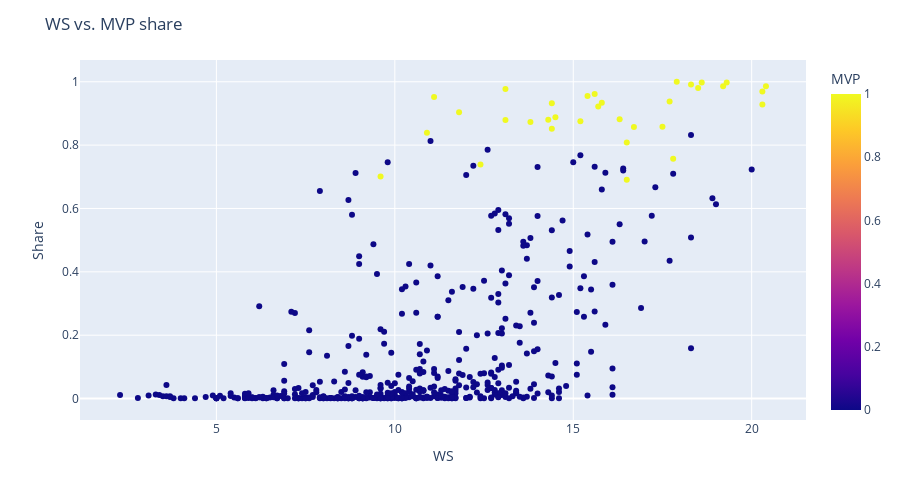
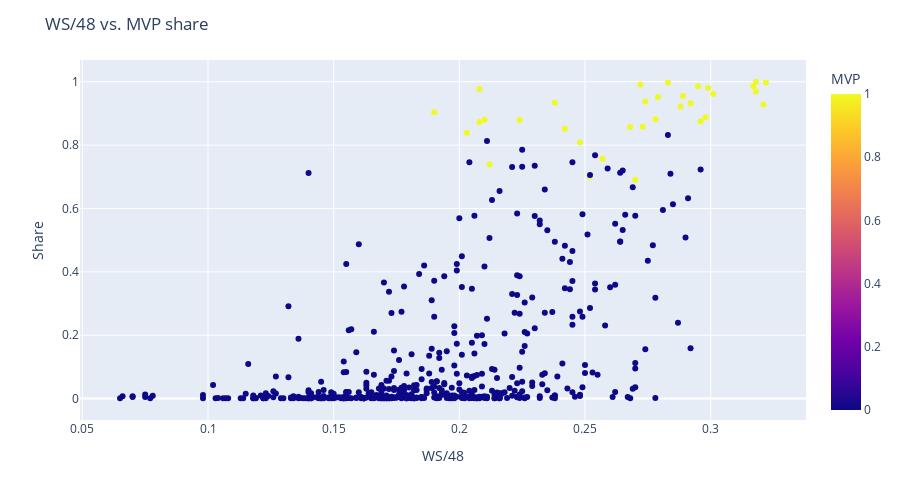
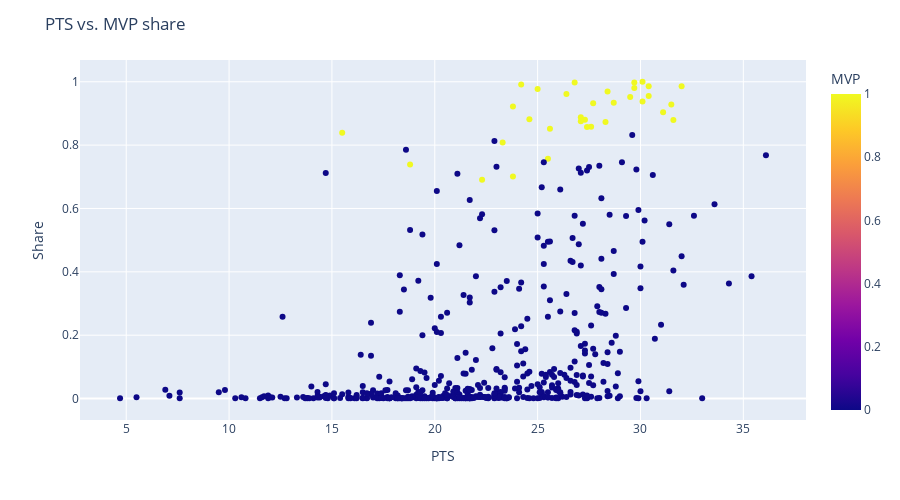
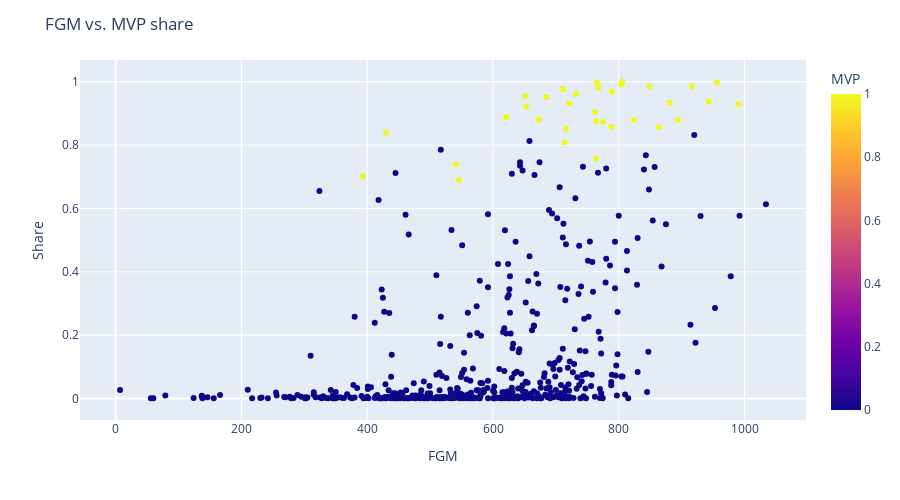

Here is the notebook cell these charts were saved with, in order:
### Code cell
features = ['WS', 
            'WS/48',
            'PTS',
            'FGM']

for feature in features:
    show_feature_vs_share(feature=feature, df=mvps)

### Figure 1 — Plotly figure (JSON) as saved in the notebook; plotly's stock layout.template omitted (floating-point values rounded to 4 significant figures; data arrays with more than 128 entries replaced by an {"elided": "..."} marker saying what was removed)
{"data": [{"customdata": {"elided": "500x2 mixed values"}, "hovertemplate": "WS=%{x}<br>Share=%{y}<br>Player=%{customdata[0]}<br>Year=%{customdata[1]}<br>MVP=%{marker.color}<extra></extra>", "legendgroup": "", "marker": {"color": {"elided": "500 int values"}, "coloraxis": "coloraxis", "symbol": "circle"}, "mode": "markers", "name": "", "orientation": "v", "showlegend": false, "type": "scatter", "x": {"elided": "500 float values"}, "xaxis": "x", "y": {"elided": "500 float values"}, "yaxis": "y"}], "layout": {"coloraxis": {"colorbar": {"title": {"text": "MVP"}}, "colorscale": [[0, "#0d0887"], [0.1111, "#46039f"], [0.2222, "#7201a8"], [0.3333, "#9c179e"], [0.4444, "#bd3786"], [0.5556, "#d8576b"], [0.6667, "#ed7953"], [0.7778, "#fb9f3a"], [0.8889, "#fdca26"], [1, "#f0f921"]]}, "height": 500, "legend": {"tracegroupgap": 0}, "margin": {"t": 60}, "title": {"text": "WS vs. MVP share"}, "xaxis": {"anchor": "y", "domain": [0, 1], "title": {"text": "WS"}}, "yaxis": {"anchor": "x", "domain": [0, 1], "title": {"text": "Share"}}}}

### Figure 2 — Plotly figure (JSON) as saved in the notebook; plotly's stock layout.template omitted (floating-point values rounded to 4 significant figures; data arrays with more than 128 entries replaced by an {"elided": "..."} marker saying what was removed)
{"data": [{"customdata": {"elided": "500x2 mixed values"}, "hovertemplate": "WS/48=%{x}<br>Share=%{y}<br>Player=%{customdata[0]}<br>Year=%{customdata[1]}<br>MVP=%{marker.color}<extra></extra>", "legendgroup": "", "marker": {"color": {"elided": "500 int values"}, "coloraxis": "coloraxis", "symbol": "circle"}, "mode": "markers", "name": "", "orientation": "v", "showlegend": false, "type": "scatter", "x": {"elided": "500 float values"}, "xaxis": "x", "y": {"elided": "500 float values"}, "yaxis": "y"}], "layout": {"coloraxis": {"colorbar": {"title": {"text": "MVP"}}, "colorscale": [[0, "#0d0887"], [0.1111, "#46039f"], [0.2222, "#7201a8"], [0.3333, "#9c179e"], [0.4444, "#bd3786"], [0.5556, "#d8576b"], [0.6667, "#ed7953"], [0.7778, "#fb9f3a"], [0.8889, "#fdca26"], [1, "#f0f921"]]}, "height": 500, "legend": {"tracegroupgap": 0}, "margin": {"t": 60}, "title": {"text": "WS/48 vs. MVP share"}, "xaxis": {"anchor": "y", "domain": [0, 1], "title": {"text": "WS/48"}}, "yaxis": {"anchor": "x", "domain": [0, 1], "title": {"text": "Share"}}}}

### Figure 3 — Plotly figure (JSON) as saved in the notebook; plotly's stock layout.template omitted (floating-point values rounded to 4 significant figures; data arrays with more than 128 entries replaced by an {"elided": "..."} marker saying what was removed)
{"data": [{"customdata": {"elided": "500x2 mixed values"}, "hovertemplate": "PTS=%{x}<br>Share=%{y}<br>Player=%{customdata[0]}<br>Year=%{customdata[1]}<br>MVP=%{marker.color}<extra></extra>", "legendgroup": "", "marker": {"color": {"elided": "500 int values"}, "coloraxis": "coloraxis", "symbol": "circle"}, "mode": "markers", "name": "", "orientation": "v", "showlegend": false, "type": "scatter", "x": {"elided": "500 float values"}, "xaxis": "x", "y": {"elided": "500 float values"}, "yaxis": "y"}], "layout": {"coloraxis": {"colorbar": {"title": {"text": "MVP"}}, "colorscale": [[0, "#0d0887"], [0.1111, "#46039f"], [0.2222, "#7201a8"], [0.3333, "#9c179e"], [0.4444, "#bd3786"], [0.5556, "#d8576b"], [0.6667, "#ed7953"], [0.7778, "#fb9f3a"], [0.8889, "#fdca26"], [1, "#f0f921"]]}, "height": 500, "legend": {"tracegroupgap": 0}, "margin": {"t": 60}, "title": {"text": "PTS vs. MVP share"}, "xaxis": {"anchor": "y", "domain": [0, 1], "title": {"text": "PTS"}}, "yaxis": {"anchor": "x", "domain": [0, 1], "title": {"text": "Share"}}}}

### Figure 4 — Plotly figure (JSON) as saved in the notebook; plotly's stock layout.template omitted (floating-point values rounded to 4 significant figures; data arrays with more than 128 entries replaced by an {"elided": "..."} marker saying what was removed)
{"data": [{"customdata": {"elided": "500x2 mixed values"}, "hovertemplate": "FGM=%{x}<br>Share=%{y}<br>Player=%{customdata[0]}<br>Year=%{customdata[1]}<br>MVP=%{marker.color}<extra></extra>", "legendgroup": "", "marker": {"color": {"elided": "500 int values"}, "coloraxis": "coloraxis", "symbol": "circle"}, "mode": "markers", "name": "", "orientation": "v", "showlegend": false, "type": "scatter", "x": {"elided": "500 int values"}, "xaxis": "x", "y": {"elided": "500 float values"}, "yaxis": "y"}], "layout": {"coloraxis": {"colorbar": {"title": {"text": "MVP"}}, "colorscale": [[0, "#0d0887"], [0.1111, "#46039f"], [0.2222, "#7201a8"], [0.3333, "#9c179e"], [0.4444, "#bd3786"], [0.5556, "#d8576b"], [0.6667, "#ed7953"], [0.7778, "#fb9f3a"], [0.8889, "#fdca26"], [1, "#f0f921"]]}, "height": 500, "legend": {"tracegroupgap": 0}, "margin": {"t": 60}, "title": {"text": "FGM vs. MVP share"}, "xaxis": {"anchor": "y", "domain": [0, 1], "title": {"text": "FGM"}}, "yaxis": {"anchor": "x", "domain": [0, 1], "title": {"text": "Share"}}}}
